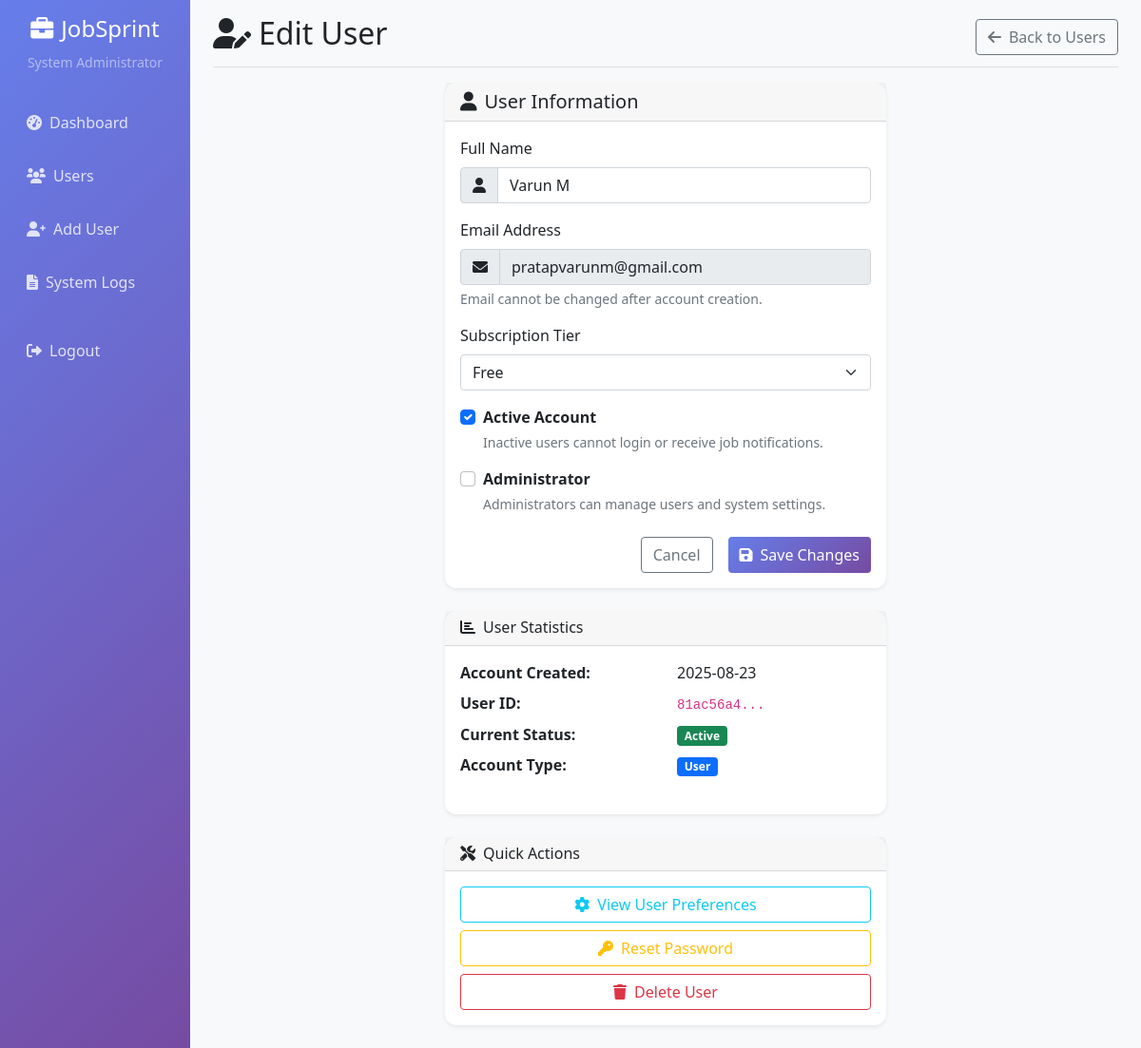
Screenshot of /admin/users/81ac56a4-80ba-4189-b65c-0841d0cc3d68/edit (signed in) with the database file from the repository.
### tables this page shows
CREATE TABLE users (
                id TEXT PRIMARY KEY,
                email TEXT UNIQUE NOT NULL,
                name TEXT NOT NULL,
                password_hash TEXT NOT NULL,
                is_active BOOLEAN DEFAULT 1,
                is_admin BOOLEAN DEFAULT 0,
                subscription_tier TEXT DEFAULT 'free',
                created_at TEXT DEFAULT CURRENT_TIMESTAMP,
                updated_at TEXT DEFAULT CURRENT_TIMESTAMP
            );

### src/admin_panel.py (the view, shortened to what this page needs)
@app.route('/admin/users/<user_id>/edit', methods=['GET', 'POST'])
def admin_edit_user(user_id):
    if not session.get('is_admin'):
        return redirect(url_for('admin_login'))
    user = user_manager.get_user_by_id(user_id)
    if not user:
        flash('User not found', 'error')
        return redirect(url_for('admin_users'))
    return render_template('admin_edit_user.html', user=user, current_user=session)

### src/multi_user_system.py (called while the page is built)
    def get_user_by_id(self, user_id: str) -> Optional[User]:
        try:
            conn = sqlite3.connect(self.db_path)
            cursor = conn.cursor()
            cursor.execute('SELECT id, email, name, is_active, is_admin, subscription_tier, created_at FROM users WHERE id = ?', (user_id,))
            row = cursor.fetchone()
            conn.close()
            if row:
                return User(*row)
            return None
        except Exception as e:
            logger.error(f"Error getting user {user_id}: {e}")
            return None

### src/templates/admin_edit_user.html (shortened to what this page needs)
{% extends "admin_base.html" %}
{% block content %}
<div class="d-flex justify-content-between flex-wrap flex-md-nowrap align-items-center pb-2 mb-3 border-bottom">
    <h1 class="h2"><i class="fas fa-user-edit me-2"></i>Edit User</h1>
    <div class="btn-toolbar mb-2 mb-md-0">
        <a href="{{ url_for('admin_users') }}" class="btn btn-outline-secondary">
            <i class="fas fa-arrow-left me-2"></i>Back to Users
        </a>
    </div>
</div>
<div class="row justify-content-center">
    <div class="col-md-8 col-lg-6">
        <div class="card">
            <div class="card-header">
                <h5 class="mb-0"><i class="fas fa-user me-2"></i>User Information</h5>
            </div>
            <div class="card-body">
                <form method="POST">
                    <div class="mb-3">
                        <label for="name" class="form-label">Full Name</label>
                        <div class="input-group">
                            <span class="input-group-text"><i class="fas fa-user"></i></span>
                            <input type="text" class="form-control" id="name" name="name" value="{{ user.name }}" required>
                        </div>
                    </div>
                    <div class="mb-3">
                        <label for="email" class="form-label">Email Address</label>
                        <div class="input-group">
                            <span class="input-group-text"><i class="fas fa-envelope"></i></span>
                            <input type="email" class="form-control" id="email" name="email" value="{{ user.email }}" readonly>
                        </div>
                        <div class="form-text">Email cannot be changed after account creation.</div>
                    </div>
                    <div class="mb-3">
                        <label for="subscription_tier" class="form-label">Subscription Tier</label>
                        <select class="form-select" id="subscription_tier" name="subscription_tier">
                            <option value="free" {% if user.subscription_tier == 'free' %}selected{% endif %}>Free</option>
                        </select>
                    </div>
                    <div class="mb-3">
                        <div class="form-check">
                            <input class="form-check-input" type="checkbox" id="is_active" name="is_active" {% if user.is_active %}checked{% endif %}>
                            <label class="form-check-label" for="is_active">
                                <strong>Active Account</strong>
                            </label>
                            <div class="form-text">Inactive users cannot login or receive job notifications.</div>
                        </div>
                    </div>
                    <div class="mb-4">
                        <div class="form-check">
                            <input class="form-check-input" type="checkbox" id="is_admin" name="is_admin" {% if user.is_admin %}checked{% endif %}>
                            <label class="form-check-label" for="is_admin">
                                <strong>Administrator</strong>
                            </label>
                            <div class="form-text">Administrators can manage users and system settings.</div>
                        </div>
                    </div>
                    <div class="d-grid gap-2 d-md-flex justify-content-md-end">
                        <a href="{{ url_for('admin_users') }}" class="btn btn-outline-secondary me-md-2">
                            Cancel
                        </a>
                        <button type="submit" class="btn btn-primary">
                            <i class="fas fa-save me-2"></i>Save Changes
                        </button>
                    </div>
                </form>
            </div>
        </div>
        <div class="card mt-4">
            <div class="card-header">
                <h6 class="mb-0"><i class="fas fa-chart-bar me-2"></i>User Statistics</h6>
            </div>
            <div class="card-body">
                <dl class="row">
                    <dt class="col-sm-6">Account Created:</dt>
                    <dd class="col-sm-6">{{ user.created_at[:10] if user.created_at else 'N/A' }}</dd>
                    <dt class="col-sm-6">User ID:</dt>
                    <dd class="col-sm-6"><code>{{ user.id[:8] }}...</code></dd>
                    <dt class="col-sm-6">Current Status:</dt>
                    <dd class="col-sm-6">
                        {% if user.is_active %}
                            <span class="badge bg-success">Active</span>
                        {% else %}
                            <span class="badge bg-secondary">Inactive</span>
                        {% endif %}
                    </dd>
                    <dt class="col-sm-6">Account Type:</dt>
                    <dd class="col-sm-6">
                        {% if user.is_admin %}
                            <span class="badge bg-danger">Administrator</span>
                        {% else %}
                            <span class="badge bg-primary">User</span>
                        {% endif %}
                    </dd>
                </dl>
            </div>
        </div>
        <div class="card mt-4">
            <div class="card-header">
                <h6 class="mb-0"><i class="fas fa-tools me-2"></i>Quick Actions</h6>
            </div>
            <div class="card-body">
                <div class="d-grid gap-2">
                    <a href="{{ url_for('admin_user_preferences', user_id=user.id) }}" class="btn btn-outline-info">
                        <i class="fas fa-cog me-2"></i>View User Preferences
                    </a>
                    <button class="btn btn-outline-warning" onclick="resetUserPassword()">
                        <i class="fas fa-key me-2"></i>Reset Password
                    </button>
                    {% if user.id != current_user.user_id %}
                    <button class="btn btn-outline-danger" onclick="confirmDelete('{{ user.id }}', '{{ user.email }}')">
                        <i class="fas fa-trash me-2"></i>Delete User
                    </button>
                    {% endif %}
                </div>
            </div>
        </div>
    </div>
</div>
{% endblock %}

### src/templates/admin_base.html (style rules this page uses)
.card { border: none; box-shadow: 0 0.125rem 0.25rem rgba(0,0,0,0.075); border-radius: 0.75rem; }
.btn-primary { background: linear-gradient(135deg, #667eea 0%, #764ba2 100%); border: none; }
.badge { font-size: 0.75rem; }

### rows the page displays
users: name "Varun M", email "pratapvarunm@gmail.com", subscription_tier "Free", is_active "☑", created_at "2025-08-23"

### other values shown
{{ current_user.user_name }} "System Administrator"
{{ user.id[:8] }} "81ac56a4"
